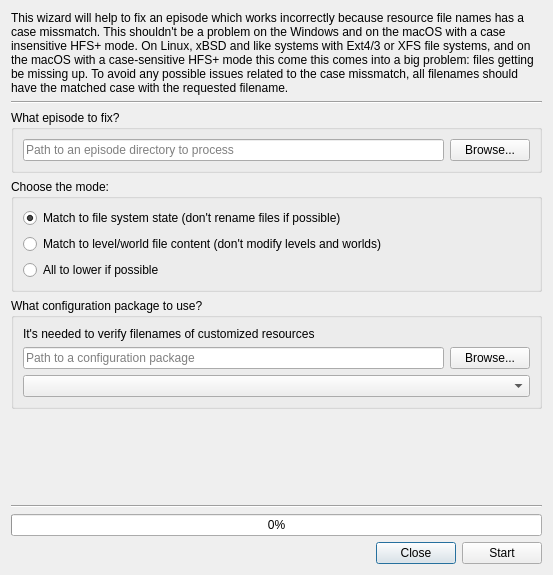
<?xml version="1.0" encoding="UTF-8"?>
<ui version="4.0">
 <class>CaseFixer</class>
 <widget class="QDialog" name="CaseFixer">
  <property name="geometry">
   <rect>
    <x>0</x>
    <y>0</y>
    <width>553</width>
    <height>575</height>
   </rect>
  </property>
  <property name="windowTitle">
   <string>Case fixer of episode resources</string>
  </property>
  <property name="windowIcon">
   <iconset resource="../_resources/maintainer.qrc">
    <normaloff>:/maintainer.ico</normaloff>:/maintainer.ico</iconset>
  </property>
  <layout class="QGridLayout" name="gridLayout_2">
   <item row="9" column="1">
    <widget class="QPushButton" name="close">
     <property name="text">
      <string>Close</string>
     </property>
    </widget>
   </item>
   <item row="6" column="0" colspan="3">
    <spacer name="verticalSpacer">
     <property name="orientation">
      <enum>Qt::Vertical</enum>
     </property>
     <property name="sizeHint" stdset="0">
      <size>
       <width>485</width>
       <height>61</height>
      </size>
     </property>
    </spacer>
   </item>
   <item row="8" column="0" colspan="3">
    <widget class="QProgressBar" name="progress">
     <property name="value">
      <number>0</number>
     </property>
    </widget>
   </item>
   <item row="9" column="2">
    <widget class="QPushButton" name="start">
     <property name="text">
      <string>Start</string>
     </property>
    </widget>
   </item>
   <item row="0" column="0" colspan="3">
    <widget class="QLabel" name="label">
     <property name="text">
      <string>This wizard will help to fix an episode which works incorrectly because resource file names has a case missmatch. This shouldn't be a problem on the Windows and on the macOS with a case insensitive HFS+ mode. On Linux, xBSD and like systems with Ext4/3 or XFS file systems, and on the macOS with a case-sensitive HFS+ mode this come this comes into a big problem: files getting be missing up. To avoid any possible issues related to the case missmatch, all filenames should have the matched case with the requested filename.</string>
     </property>
     <property name="alignment">
      <set>Qt::AlignLeading|Qt::AlignLeft|Qt::AlignTop</set>
     </property>
     <property name="wordWrap">
      <bool>true</bool>
     </property>
    </widget>
   </item>
   <item row="9" column="0">
    <spacer name="horizontalSpacer">
     <property name="orientation">
      <enum>Qt::Horizontal</enum>
     </property>
     <property name="sizeHint" stdset="0">
      <size>
       <width>313</width>
       <height>22</height>
      </size>
     </property>
    </spacer>
   </item>
   <item row="7" column="0" colspan="3">
    <widget class="Line" name="line_2">
     <property name="orientation">
      <enum>Qt::Horizontal</enum>
     </property>
    </widget>
   </item>
   <item row="2" column="0" colspan="3">
    <widget class="Line" name="line">
     <property name="orientation">
      <enum>Qt::Horizontal</enum>
     </property>
    </widget>
   </item>
   <item row="5" column="0" colspan="3">
    <widget class="QGroupBox" name="configPack">
     <property name="title">
      <string>What configuration package to use?</string>
     </property>
     <layout class="QGridLayout" name="gridLayout">
      <item row="0" column="0" colspan="2">
       <widget class="QLabel" name="label_2">
        <property name="text">
         <string>It's needed to verify filenames of customized resources</string>
        </property>
       </widget>
      </item>
      <item row="1" column="0">
       <widget class="QLineEdit" name="configPackPath">
        <property name="placeholderText">
         <string>Path to a configuration package</string>
        </property>
       </widget>
      </item>
      <item row="1" column="1">
       <widget class="QPushButton" name="configPackBrowse">
        <property name="text">
         <string>Browse...</string>
        </property>
       </widget>
      </item>
      <item row="2" column="0" colspan="2">
       <widget class="QComboBox" name="configPacksList"/>
      </item>
     </layout>
    </widget>
   </item>
   <item row="4" column="0" colspan="3">
    <widget class="QGroupBox" name="modeBox">
     <property name="title">
      <string>Choose the mode:</string>
     </property>
     <layout class="QVBoxLayout" name="verticalLayout">
      <item>
       <widget class="QRadioButton" name="modeMatchFS">
        <property name="text">
         <string>Match to file system state (don't rename files if possible)</string>
        </property>
        <property name="checked">
         <bool>true</bool>
        </property>
       </widget>
      </item>
      <item>
       <widget class="QRadioButton" name="modeMatchFields">
        <property name="text">
         <string>Match to level/world file content (don't modify levels and worlds)</string>
        </property>
       </widget>
      </item>
      <item>
       <widget class="QRadioButton" name="modeAllLower">
        <property name="text">
         <string>All to lower if possible</string>
        </property>
       </widget>
      </item>
     </layout>
    </widget>
   </item>
   <item row="3" column="0" colspan="3">
    <widget class="QGroupBox" name="settings">
     <property name="title">
      <string>What episode to fix?</string>
     </property>
     <layout class="QHBoxLayout" name="horizontalLayout">
      <item>
       <widget class="QLineEdit" name="episodeToFix">
        <property name="placeholderText">
         <string>Path to an episode directory to process</string>
        </property>
       </widget>
      </item>
      <item>
       <widget class="QPushButton" name="episodeBrowse">
        <property name="text">
         <string>Browse...</string>
        </property>
       </widget>
      </item>
     </layout>
    </widget>
   </item>
  </layout>
 </widget>
 <resources>
  <include location="../_resources/maintainer.qrc"/>
 </resources>
 <connections>
  <connection>
   <sender>close</sender>
   <signal>clicked()</signal>
   <receiver>CaseFixer</receiver>
   <slot>close()</slot>
   <hints>
    <hint type="sourcelabel">
     <x>217</x>
     <y>297</y>
    </hint>
    <hint type="destinationlabel">
     <x>162</x>
     <y>265</y>
    </hint>
   </hints>
  </connection>
 </connections>
</ui>
